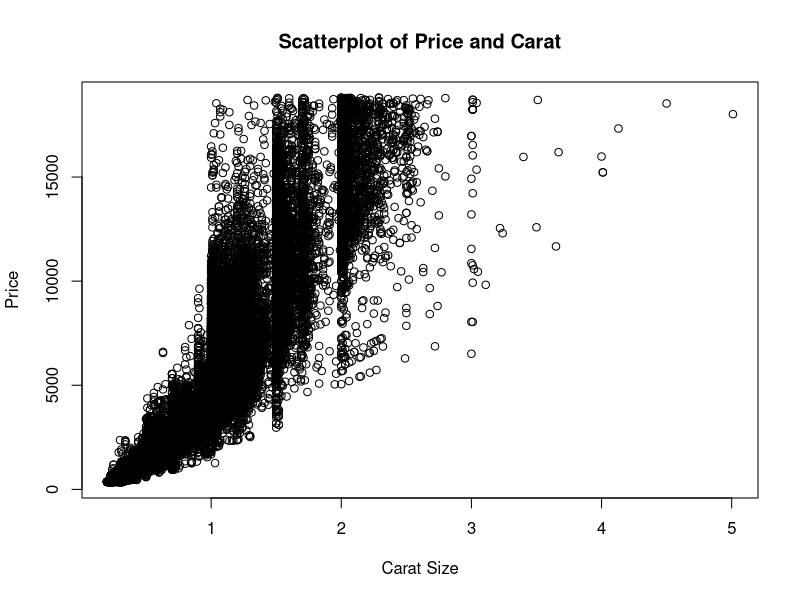
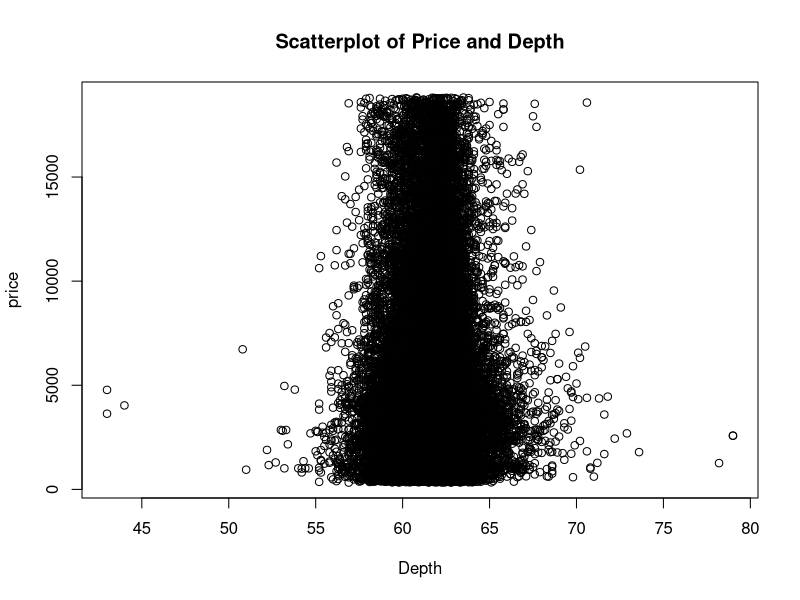
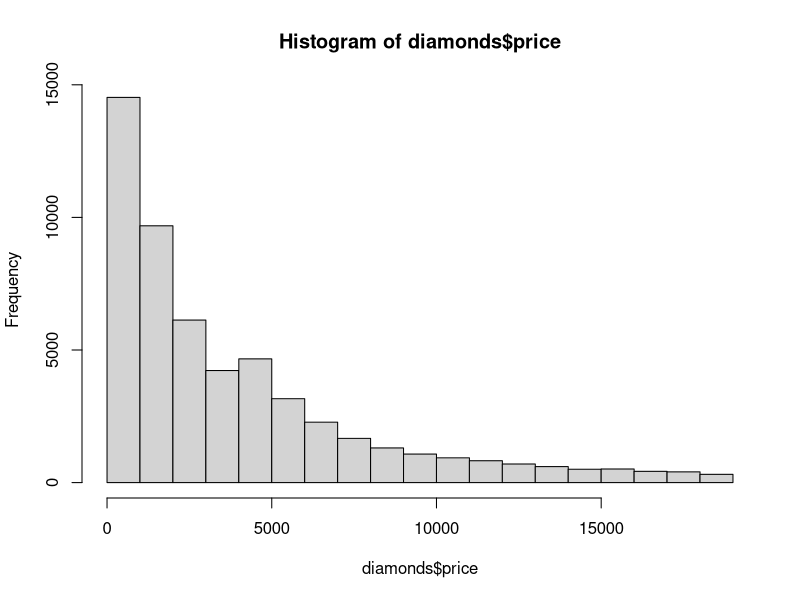
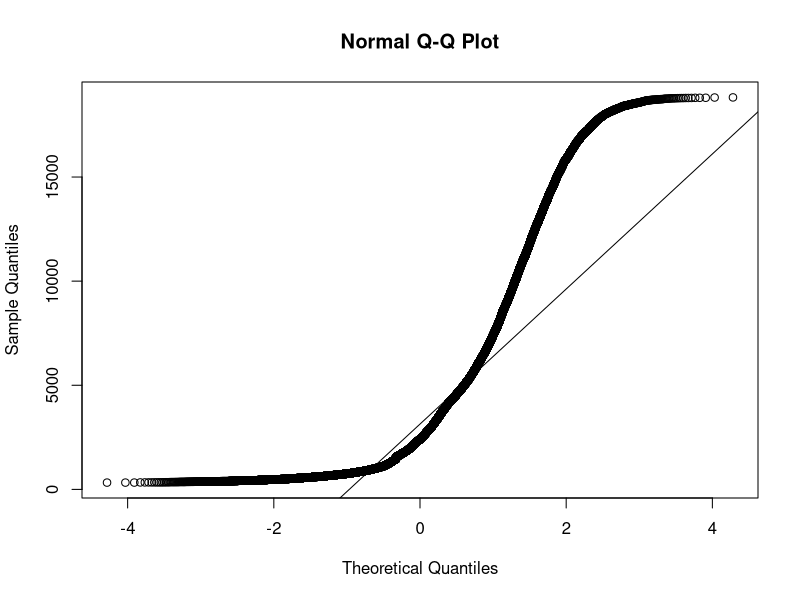

These figures' R source, in order: (Note: this script raises an error after producing the figures.)
## ---- chunk 1
knitr::opts_chunk$set(echo = TRUE)
options(repos=structure(c(CRAN="http://cran.r-project.org")))
options(repos="https://cran.rstudio.com" )
install.packages("pscl", repos = "https://cran.rstudio.com")
## ---- chunk 2
install.packages("pscl", repos = "https://cran.rstudio.com")
install.packages("dplyr")
install.packages("ggplot2")
## ---- chunk 3
library(Hmisc)
library(ggplot2)
## ---- chunk 4
diamonds 
## ---- chunk 5
attach(diamonds)
plot(carat, price, main="Scatterplot of Price and Carat", 
  	xlab="Carat Size", ylab="Price") 
## ---- chunk 6
attach(diamonds)
plot(depth, price, main="Scatterplot of Price and Depth", 
  	xlab="Depth", ylab="price") 
## ---- chunk 7

hist(diamonds$price)
## ---- chunk 8
qqnorm(diamonds$price)
qqline(diamonds$price)
## ---- chunk 9
cor.test(carat, price, method = "pearson")
## ---- chunk 10
cor.test(depth, price, method = "pearson")
## ---- chunk 11
xyplot(price~price, data = diamonds)
## ---- chunk 12
diamondregcar = lm(price~carat, data = diamonds)
summary(diamondregcar)
## ---- chunk 13
plot(price ~ carat, data= diamonds, main="I got Diamonds on Diamonds")
abline(lm(price~carat), col="red")

## ---- chunk 14
diamondregdep = lm(price ~ depth, data = diamonds)
summary(diamondregdep)
## ---- chunk 15
plot(price ~ depth, data= diamonds, main="I Got Diamonds on Diamonds")
abline(lm(price~depth), col="red")
## ---- chunk 16
multregdiamond = lm(price ~ depth + carat, data = diamonds)
summary(multregdiamond)
